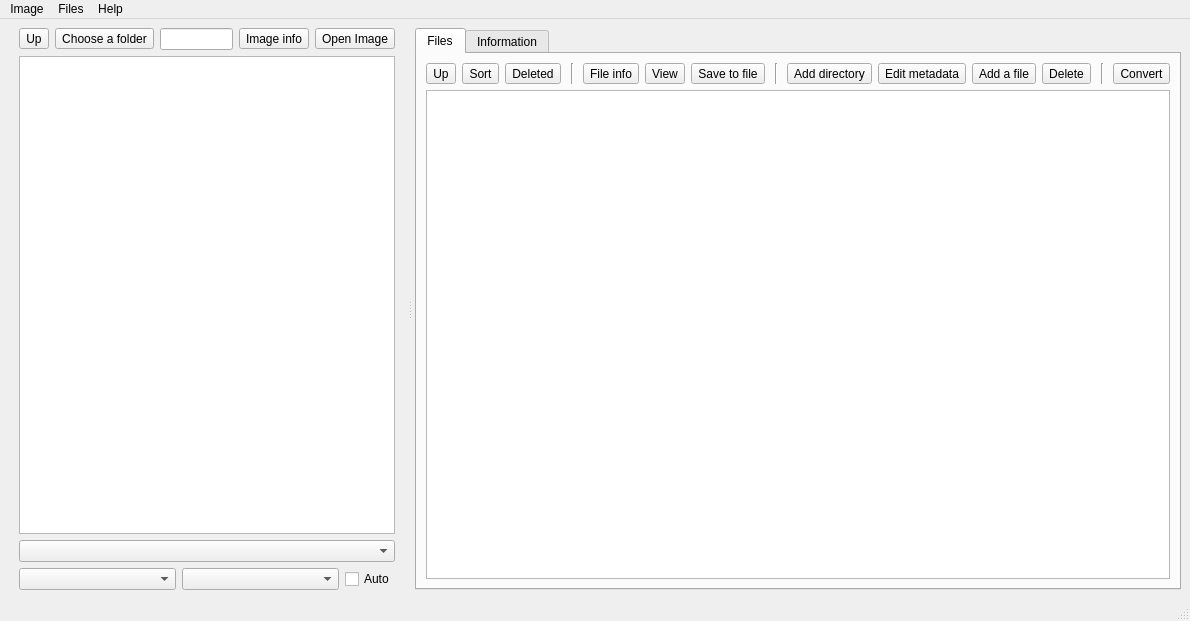
<?xml version="1.0" encoding="UTF-8"?>
<ui version="4.0">
 <class>MainWindow</class>
 <widget class="QMainWindow" name="MainWindow">
  <property name="geometry">
   <rect>
    <x>0</x>
    <y>0</y>
    <width>1190</width>
    <height>621</height>
   </rect>
  </property>
  <property name="windowTitle">
   <string notr="true">DISK Commander</string>
  </property>
  <property name="windowIcon">
   <iconset resource="resources.qrc">
    <normaloff>:/icons/icon</normaloff>:/icons/icon</iconset>
  </property>
  <widget class="QWidget" name="centralwidget">
   <layout class="QHBoxLayout" name="horizontalLayout" stretch="0">
    <item>
     <widget class="QSplitter" name="splitter">
      <property name="orientation">
       <enum>Qt::Orientation::Horizontal</enum>
      </property>
      <property name="handleWidth">
       <number>10</number>
      </property>
      <widget class="QWidget" name="verticalLayoutWidget">
       <layout class="QVBoxLayout" name="verticalLayout">
        <property name="sizeConstraint">
         <enum>QLayout::SizeConstraint::SetDefaultConstraint</enum>
        </property>
        <item>
         <layout class="QHBoxLayout" name="horizontalLayout_2">
          <property name="sizeConstraint">
           <enum>QLayout::SizeConstraint::SetDefaultConstraint</enum>
          </property>
          <property name="leftMargin">
           <number>10</number>
          </property>
          <property name="rightMargin">
           <number>10</number>
          </property>
          <item>
           <widget class="QToolButton" name="upBtn">
            <property name="toolTip">
             <string>Up</string>
            </property>
            <property name="text">
             <string>Up</string>
            </property>
            <property name="icon">
             <iconset resource="resources.qrc">
              <normaloff>:/icons/up</normaloff>:/icons/up</iconset>
            </property>
            <property name="iconSize">
             <size>
              <width>24</width>
              <height>24</height>
             </size>
            </property>
           </widget>
          </item>
          <item>
           <widget class="QToolButton" name="openDirectoryBtn">
            <property name="toolTip">
             <string>Choose directory</string>
            </property>
            <property name="text">
             <string>Choose a folder</string>
            </property>
            <property name="icon">
             <iconset resource="resources.qrc">
              <normaloff>:/icons/folder_open</normaloff>:/icons/folder_open</iconset>
            </property>
            <property name="iconSize">
             <size>
              <width>24</width>
              <height>24</height>
             </size>
            </property>
           </widget>
          </item>
          <item>
           <widget class="QLineEdit" name="directoryLine"/>
          </item>
          <item>
           <widget class="QToolButton" name="imageInfoBtn">
            <property name="toolTip">
             <string>Image info</string>
            </property>
            <property name="text">
             <string notr="true">Image info</string>
            </property>
            <property name="icon">
             <iconset resource="resources.qrc">
              <normaloff>:/icons/image_info</normaloff>:/icons/image_info</iconset>
            </property>
            <property name="iconSize">
             <size>
              <width>24</width>
              <height>24</height>
             </size>
            </property>
           </widget>
          </item>
          <item>
           <widget class="QToolButton" name="openBtn">
            <property name="toolTip">
             <string>Open Image</string>
            </property>
            <property name="text">
             <string>Open Image</string>
            </property>
            <property name="icon">
             <iconset resource="resources.qrc">
              <normaloff>:/icons/open</normaloff>:/icons/open</iconset>
            </property>
            <property name="iconSize">
             <size>
              <width>24</width>
              <height>24</height>
             </size>
            </property>
           </widget>
          </item>
         </layout>
        </item>
        <item>
         <layout class="QHBoxLayout" name="horizontalLayout_3">
          <property name="sizeConstraint">
           <enum>QLayout::SizeConstraint::SetDefaultConstraint</enum>
          </property>
          <property name="leftMargin">
           <number>10</number>
          </property>
          <property name="rightMargin">
           <number>10</number>
          </property>
          <item>
           <widget class="QTreeView" name="leftFiles">
            <property name="selectionBehavior">
             <enum>QAbstractItemView::SelectionBehavior::SelectItems</enum>
            </property>
           </widget>
          </item>
         </layout>
        </item>
        <item>
         <layout class="QHBoxLayout" name="horizontalLayout_7" stretch="1">
          <property name="leftMargin">
           <number>10</number>
          </property>
          <property name="rightMargin">
           <number>10</number>
          </property>
          <property name="bottomMargin">
           <number>0</number>
          </property>
          <item>
           <widget class="QComboBox" name="leftFilterCombo">
            <property name="toolTip">
             <string>Files to show</string>
            </property>
           </widget>
          </item>
         </layout>
        </item>
        <item>
         <layout class="QHBoxLayout" name="horizontalLayout_4" stretch="0,0,0">
          <property name="leftMargin">
           <number>10</number>
          </property>
          <property name="rightMargin">
           <number>10</number>
          </property>
          <item>
           <widget class="QComboBox" name="leftTypeCombo">
            <property name="sizePolicy">
             <sizepolicy hsizetype="Expanding" vsizetype="Fixed">
              <horstretch>0</horstretch>
              <verstretch>0</verstretch>
             </sizepolicy>
            </property>
            <property name="toolTip">
             <string>Disk type</string>
            </property>
           </widget>
          </item>
          <item>
           <widget class="QComboBox" name="filesystemCombo">
            <property name="sizePolicy">
             <sizepolicy hsizetype="Expanding" vsizetype="Fixed">
              <horstretch>0</horstretch>
              <verstretch>0</verstretch>
             </sizepolicy>
            </property>
            <property name="toolTip">
             <string>Filesystem type</string>
            </property>
           </widget>
          </item>
          <item>
           <widget class="QCheckBox" name="autoCheckBox">
            <property name="toolTip">
             <string>Detect Type &amp; Filesystem automatically</string>
            </property>
            <property name="text">
             <string>Auto</string>
            </property>
           </widget>
          </item>
         </layout>
        </item>
       </layout>
      </widget>
      <widget class="QWidget" name="verticalLayoutWidget_2">
       <layout class="QVBoxLayout" name="verticalLayout_2">
        <item>
         <layout class="QHBoxLayout" name="horizontalLayout_6">
          <item>
           <widget class="QTabWidget" name="tabWidget">
            <property name="tabPosition">
             <enum>QTabWidget::TabPosition::North</enum>
            </property>
            <property name="tabShape">
             <enum>QTabWidget::TabShape::Rounded</enum>
            </property>
            <property name="currentIndex">
             <number>0</number>
            </property>
            <widget class="QWidget" name="tabFiles">
             <attribute name="title">
              <string>Files</string>
             </attribute>
             <attribute name="toolTip">
              <string>List of files</string>
             </attribute>
             <layout class="QVBoxLayout" name="verticalLayout_4" stretch="0,0">
              <item>
               <layout class="QHBoxLayout" name="horizontalLayout_8">
                <item>
                 <widget class="QToolButton" name="imageUpBtn">
                  <property name="toolTip">
                   <string>Directory up</string>
                  </property>
                  <property name="text">
                   <string>Up</string>
                  </property>
                  <property name="icon">
                   <iconset resource="resources.qrc">
                    <normaloff>:/icons/up</normaloff>:/icons/up</iconset>
                  </property>
                  <property name="iconSize">
                   <size>
                    <width>24</width>
                    <height>24</height>
                   </size>
                  </property>
                 </widget>
                </item>
                <item>
                 <widget class="QToolButton" name="sortBtn">
                  <property name="toolTip">
                   <string>Sort by name</string>
                  </property>
                  <property name="text">
                   <string>Sort</string>
                  </property>
                  <property name="icon">
                   <iconset resource="resources.qrc">
                    <normaloff>:/icons/sort</normaloff>:/icons/sort</iconset>
                  </property>
                  <property name="iconSize">
                   <size>
                    <width>24</width>
                    <height>24</height>
                   </size>
                  </property>
                  <property name="checkable">
                   <bool>true</bool>
                  </property>
                 </widget>
                </item>
                <item>
                 <widget class="QToolButton" name="deletedBtn">
                  <property name="toolTip">
                   <string>Show deleted files</string>
                  </property>
                  <property name="text">
                   <string>Deleted</string>
                  </property>
                  <property name="icon">
                   <iconset resource="resources.qrc">
                    <normaloff>:/icons/deleted</normaloff>:/icons/deleted</iconset>
                  </property>
                  <property name="iconSize">
                   <size>
                    <width>24</width>
                    <height>24</height>
                   </size>
                  </property>
                  <property name="checkable">
                   <bool>true</bool>
                  </property>
                 </widget>
                </item>
                <item>
                 <widget class="Line" name="line">
                  <property name="minimumSize">
                   <size>
                    <width>10</width>
                    <height>0</height>
                   </size>
                  </property>
                  <property name="orientation">
                   <enum>Qt::Orientation::Vertical</enum>
                  </property>
                 </widget>
                </item>
                <item>
                 <widget class="QToolButton" name="infoButton">
                  <property name="toolTip">
                   <string>File info</string>
                  </property>
                  <property name="text">
                   <string>File info</string>
                  </property>
                  <property name="icon">
                   <iconset resource="resources.qrc">
                    <normaloff>:/icons/info</normaloff>:/icons/info</iconset>
                  </property>
                  <property name="iconSize">
                   <size>
                    <width>24</width>
                    <height>24</height>
                   </size>
                  </property>
                 </widget>
                </item>
                <item>
                 <widget class="QToolButton" name="viewButton">
                  <property name="toolTip">
                   <string>View file</string>
                  </property>
                  <property name="text">
                   <string>View</string>
                  </property>
                  <property name="icon">
                   <iconset resource="resources.qrc">
                    <normaloff>:/icons/view</normaloff>:/icons/view</iconset>
                  </property>
                  <property name="iconSize">
                   <size>
                    <width>24</width>
                    <height>24</height>
                   </size>
                  </property>
                 </widget>
                </item>
                <item>
                 <widget class="QToolButton" name="saveFileButton">
                  <property name="toolTip">
                   <string>Export file</string>
                  </property>
                  <property name="text">
                   <string>Save to file</string>
                  </property>
                  <property name="icon">
                   <iconset resource="resources.qrc">
                    <normaloff>:/icons/icon</normaloff>:/icons/icon</iconset>
                  </property>
                  <property name="iconSize">
                   <size>
                    <width>24</width>
                    <height>24</height>
                   </size>
                  </property>
                 </widget>
                </item>
                <item>
                 <widget class="Line" name="line_2">
                  <property name="minimumSize">
                   <size>
                    <width>10</width>
                    <height>0</height>
                   </size>
                  </property>
                  <property name="orientation">
                   <enum>Qt::Orientation::Vertical</enum>
                  </property>
                 </widget>
                </item>
                <item>
                 <widget class="QToolButton" name="addDirBtn">
                  <property name="toolTip">
                   <string>Add a directory</string>
                  </property>
                  <property name="text">
                   <string>Add directory</string>
                  </property>
                  <property name="icon">
                   <iconset resource="resources.qrc">
                    <normaloff>:/icons/new_dir</normaloff>:/icons/new_dir</iconset>
                  </property>
                  <property name="iconSize">
                   <size>
                    <width>24</width>
                    <height>24</height>
                   </size>
                  </property>
                 </widget>
                </item>
                <item>
                 <widget class="QToolButton" name="renameFileBtn">
                  <property name="toolTip">
                   <string>Rename &amp; Edit metadata</string>
                  </property>
                  <property name="text">
                   <string>Edit metadata</string>
                  </property>
                  <property name="icon">
                   <iconset resource="resources.qrc">
                    <normaloff>:/icons/rename</normaloff>:/icons/rename</iconset>
                  </property>
                  <property name="iconSize">
                   <size>
                    <width>24</width>
                    <height>24</height>
                   </size>
                  </property>
                 </widget>
                </item>
                <item>
                 <widget class="QToolButton" name="addFileBtn">
                  <property name="enabled">
                   <bool>true</bool>
                  </property>
                  <property name="toolTip">
                   <string>Add a file</string>
                  </property>
                  <property name="text">
                   <string notr="true">Add a file</string>
                  </property>
                  <property name="icon">
                   <iconset resource="resources.qrc">
                    <normaloff>:/icons/add_file</normaloff>:/icons/add_file</iconset>
                  </property>
                  <property name="iconSize">
                   <size>
                    <width>24</width>
                    <height>24</height>
                   </size>
                  </property>
                 </widget>
                </item>
                <item>
                 <widget class="QToolButton" name="deleteFileBtn">
                  <property name="toolTip">
                   <string>Delete file</string>
                  </property>
                  <property name="text">
                   <string>Delete</string>
                  </property>
                  <property name="icon">
                   <iconset resource="resources.qrc">
                    <normaloff>:/icons/delete</normaloff>:/icons/delete</iconset>
                  </property>
                  <property name="iconSize">
                   <size>
                    <width>24</width>
                    <height>24</height>
                   </size>
                  </property>
                 </widget>
                </item>
                <item>
                 <spacer name="horizontalSpacer_2">
                  <property name="orientation">
                   <enum>Qt::Orientation::Horizontal</enum>
                  </property>
                  <property name="sizeHint" stdset="0">
                   <size>
                    <width>0</width>
                    <height>20</height>
                   </size>
                  </property>
                 </spacer>
                </item>
                <item>
                 <widget class="Line" name="line_3">
                  <property name="minimumSize">
                   <size>
                    <width>10</width>
                    <height>0</height>
                   </size>
                  </property>
                  <property name="orientation">
                   <enum>Qt::Orientation::Vertical</enum>
                  </property>
                 </widget>
                </item>
                <item>
                 <widget class="QToolButton" name="convertButton">
                  <property name="minimumSize">
                   <size>
                    <width>0</width>
                    <height>0</height>
                   </size>
                  </property>
                  <property name="baseSize">
                   <size>
                    <width>0</width>
                    <height>0</height>
                   </size>
                  </property>
                  <property name="toolTip">
                   <string>Export disk</string>
                  </property>
                  <property name="text">
                   <string>Convert</string>
                  </property>
                  <property name="icon">
                   <iconset resource="resources.qrc">
                    <normaloff>:/icons/convert</normaloff>:/icons/convert</iconset>
                  </property>
                  <property name="iconSize">
                   <size>
                    <width>24</width>
                    <height>24</height>
                   </size>
                  </property>
                 </widget>
                </item>
               </layout>
              </item>
              <item>
               <widget class="QTableView" name="rightFiles">
                <property name="enabled">
                 <bool>true</bool>
                </property>
                <property name="editTriggers">
                 <set>QAbstractItemView::EditTrigger::NoEditTriggers</set>
                </property>
                <property name="selectionBehavior">
                 <enum>QAbstractItemView::SelectionBehavior::SelectRows</enum>
                </property>
               </widget>
              </item>
             </layout>
            </widget>
            <widget class="QWidget" name="tabInfo">
             <attribute name="title">
              <string>Information</string>
             </attribute>
             <attribute name="toolTip">
              <string>File System Information</string>
             </attribute>
             <layout class="QVBoxLayout" name="verticalLayout_3">
              <item>
               <widget class="QPlainTextEdit" name="informationText">
                <property name="lineWrapMode">
                 <enum>QPlainTextEdit::LineWrapMode::NoWrap</enum>
                </property>
                <property name="readOnly">
                 <bool>true</bool>
                </property>
               </widget>
              </item>
             </layout>
            </widget>
           </widget>
          </item>
         </layout>
        </item>
       </layout>
      </widget>
     </widget>
    </item>
   </layout>
  </widget>
  <widget class="QMenuBar" name="menubar">
   <property name="geometry">
    <rect>
     <x>0</x>
     <y>0</y>
     <width>1190</width>
     <height>21</height>
    </rect>
   </property>
   <widget class="QMenu" name="menuFile">
    <property name="title">
     <string>Image</string>
    </property>
    <addaction name="actionOpen_directory"/>
    <addaction name="actionImage_Info"/>
    <addaction name="actionOpen_Image"/>
    <addaction name="actionConvert"/>
   </widget>
   <widget class="QMenu" name="menuHelp">
    <property name="title">
     <string>Help</string>
    </property>
    <addaction name="actionLanguage"/>
    <addaction name="actionAbout"/>
   </widget>
   <widget class="QMenu" name="menuFiles">
    <property name="title">
     <string>Files</string>
    </property>
    <addaction name="actionFile_info"/>
    <addaction name="actionView"/>
    <addaction name="actionRename"/>
    <addaction name="actionSave_to_file"/>
    <addaction name="separator"/>
    <addaction name="actionAdd_directory"/>
    <addaction name="actionAdd_files"/>
    <addaction name="actionDelete"/>
   </widget>
   <addaction name="menuFile"/>
   <addaction name="menuFiles"/>
   <addaction name="menuHelp"/>
  </widget>
  <widget class="QStatusBar" name="statusbar"/>
  <action name="actionOpen_directory">
   <property name="icon">
    <iconset resource="resources.qrc">
     <normaloff>:/icons/folder_open</normaloff>:/icons/folder_open</iconset>
   </property>
   <property name="text">
    <string>Open directory</string>
   </property>
  </action>
  <action name="actionAbout">
   <property name="icon">
    <iconset resource="resources.qrc">
     <normaloff>:/icons/help</normaloff>:/icons/help</iconset>
   </property>
   <property name="text">
    <string>About...</string>
   </property>
  </action>
  <action name="actionConvert">
   <property name="icon">
    <iconset resource="resources.qrc">
     <normaloff>:/icons/convert</normaloff>:/icons/convert</iconset>
   </property>
   <property name="text">
    <string>Convert</string>
   </property>
  </action>
  <action name="actionLanguage">
   <property name="icon">
    <iconset resource="resources.qrc">
     <normaloff>:/icons/lang</normaloff>:/icons/lang</iconset>
   </property>
   <property name="text">
    <string>Language</string>
   </property>
  </action>
  <action name="actionParent_directory">
   <property name="icon">
    <iconset resource="resources.qrc">
     <normaloff>:/icons/up</normaloff>:/icons/up</iconset>
   </property>
   <property name="text">
    <string>Parent directory</string>
   </property>
   <property name="menuRole">
    <enum>QAction::MenuRole::NoRole</enum>
   </property>
  </action>
  <action name="actionFile_info">
   <property name="icon">
    <iconset resource="resources.qrc">
     <normaloff>:/icons/info</normaloff>:/icons/info</iconset>
   </property>
   <property name="text">
    <string>File info</string>
   </property>
  </action>
  <action name="actionSave_to_file">
   <property name="icon">
    <iconset resource="resources.qrc">
     <normaloff>:/icons/icon</normaloff>:/icons/icon</iconset>
   </property>
   <property name="text">
    <string>Save to file</string>
   </property>
  </action>
  <action name="actionImage_Info">
   <property name="icon">
    <iconset resource="resources.qrc">
     <normaloff>:/icons/image_info</normaloff>:/icons/image_info</iconset>
   </property>
   <property name="text">
    <string>Image Info</string>
   </property>
  </action>
  <action name="actionOpen_Image">
   <property name="icon">
    <iconset resource="resources.qrc">
     <normaloff>:/icons/open</normaloff>:/icons/open</iconset>
   </property>
   <property name="text">
    <string>Open Image</string>
   </property>
  </action>
  <action name="actionView">
   <property name="icon">
    <iconset resource="resources.qrc">
     <normaloff>:/icons/view</normaloff>:/icons/view</iconset>
   </property>
   <property name="text">
    <string>View</string>
   </property>
  </action>
  <action name="actionDelete">
   <property name="icon">
    <iconset resource="resources.qrc">
     <normaloff>:/icons/delete</normaloff>:/icons/delete</iconset>
   </property>
   <property name="text">
    <string>Delete</string>
   </property>
  </action>
  <action name="actionAdd_files">
   <property name="icon">
    <iconset resource="resources.qrc">
     <normaloff>:/icons/add_file</normaloff>:/icons/add_file</iconset>
   </property>
   <property name="text">
    <string>Add files</string>
   </property>
  </action>
  <action name="actionAdd_directory">
   <property name="icon">
    <iconset resource="resources.qrc">
     <normaloff>:/icons/new_dir</normaloff>:/icons/new_dir</iconset>
   </property>
   <property name="text">
    <string>Add directory</string>
   </property>
  </action>
  <action name="actionRename">
   <property name="icon">
    <iconset resource="resources.qrc">
     <normaloff>:/icons/rename</normaloff>:/icons/rename</iconset>
   </property>
   <property name="text">
    <string>Edit metadata</string>
   </property>
  </action>
 </widget>
 <resources>
  <include location="resources.qrc"/>
 </resources>
 <connections>
  <connection>
   <sender>infoButton</sender>
   <signal>clicked()</signal>
   <receiver>actionFile_info</receiver>
   <slot>trigger()</slot>
   <hints>
    <hint type="sourcelabel">
     <x>430</x>
     <y>56</y>
    </hint>
    <hint type="destinationlabel">
     <x>-1</x>
     <y>-1</y>
    </hint>
   </hints>
  </connection>
  <connection>
   <sender>saveFileButton</sender>
   <signal>clicked()</signal>
   <receiver>actionSave_to_file</receiver>
   <slot>trigger()</slot>
   <hints>
    <hint type="sourcelabel">
     <x>463</x>
     <y>52</y>
    </hint>
    <hint type="destinationlabel">
     <x>-1</x>
     <y>-1</y>
    </hint>
   </hints>
  </connection>
  <connection>
   <sender>convertButton</sender>
   <signal>clicked()</signal>
   <receiver>actionConvert</receiver>
   <slot>trigger()</slot>
   <hints>
    <hint type="sourcelabel">
     <x>768</x>
     <y>52</y>
    </hint>
    <hint type="destinationlabel">
     <x>-1</x>
     <y>-1</y>
    </hint>
   </hints>
  </connection>
  <connection>
   <sender>imageInfoBtn</sender>
   <signal>clicked()</signal>
   <receiver>actionImage_Info</receiver>
   <slot>trigger()</slot>
   <hints>
    <hint type="sourcelabel">
     <x>405</x>
     <y>52</y>
    </hint>
    <hint type="destinationlabel">
     <x>-1</x>
     <y>-1</y>
    </hint>
   </hints>
  </connection>
  <connection>
   <sender>openBtn</sender>
   <signal>clicked()</signal>
   <receiver>actionOpen_Image</receiver>
   <slot>trigger()</slot>
   <hints>
    <hint type="sourcelabel">
     <x>406</x>
     <y>52</y>
    </hint>
    <hint type="destinationlabel">
     <x>-1</x>
     <y>-1</y>
    </hint>
   </hints>
  </connection>
  <connection>
   <sender>leftFiles</sender>
   <signal>doubleClicked(QModelIndex)</signal>
   <receiver>actionOpen_Image</receiver>
   <slot>trigger()</slot>
   <hints>
    <hint type="sourcelabel">
     <x>223</x>
     <y>291</y>
    </hint>
    <hint type="destinationlabel">
     <x>-1</x>
     <y>-1</y>
    </hint>
   </hints>
  </connection>
  <connection>
   <sender>rightFiles</sender>
   <signal>doubleClicked(QModelIndex)</signal>
   <receiver>actionView</receiver>
   <slot>trigger()</slot>
   <hints>
    <hint type="sourcelabel">
     <x>672</x>
     <y>323</y>
    </hint>
    <hint type="destinationlabel">
     <x>-1</x>
     <y>-1</y>
    </hint>
   </hints>
  </connection>
  <connection>
   <sender>viewButton</sender>
   <signal>clicked()</signal>
   <receiver>actionView</receiver>
   <slot>trigger()</slot>
   <hints>
    <hint type="sourcelabel">
     <x>515</x>
     <y>52</y>
    </hint>
    <hint type="destinationlabel">
     <x>-1</x>
     <y>-1</y>
    </hint>
   </hints>
  </connection>
  <connection>
   <sender>openDirectoryBtn</sender>
   <signal>clicked()</signal>
   <receiver>actionOpen_directory</receiver>
   <slot>trigger()</slot>
   <hints>
    <hint type="sourcelabel">
     <x>85</x>
     <y>52</y>
    </hint>
    <hint type="destinationlabel">
     <x>-1</x>
     <y>-1</y>
    </hint>
   </hints>
  </connection>
  <connection>
   <sender>upBtn</sender>
   <signal>clicked()</signal>
   <receiver>actionParent_directory</receiver>
   <slot>trigger()</slot>
   <hints>
    <hint type="sourcelabel">
     <x>39</x>
     <y>52</y>
    </hint>
    <hint type="destinationlabel">
     <x>-1</x>
     <y>-1</y>
    </hint>
   </hints>
  </connection>
  <connection>
   <sender>deleteFileBtn</sender>
   <signal>clicked()</signal>
   <receiver>actionDelete</receiver>
   <slot>trigger()</slot>
   <hints>
    <hint type="sourcelabel">
     <x>706</x>
     <y>86</y>
    </hint>
    <hint type="destinationlabel">
     <x>-1</x>
     <y>-1</y>
    </hint>
   </hints>
  </connection>
  <connection>
   <sender>addFileBtn</sender>
   <signal>clicked()</signal>
   <receiver>actionAdd_files</receiver>
   <slot>trigger()</slot>
   <hints>
    <hint type="sourcelabel">
     <x>668</x>
     <y>86</y>
    </hint>
    <hint type="destinationlabel">
     <x>-1</x>
     <y>-1</y>
    </hint>
   </hints>
  </connection>
  <connection>
   <sender>addDirBtn</sender>
   <signal>clicked()</signal>
   <receiver>actionAdd_directory</receiver>
   <slot>trigger()</slot>
   <hints>
    <hint type="sourcelabel">
     <x>678</x>
     <y>86</y>
    </hint>
    <hint type="destinationlabel">
     <x>-1</x>
     <y>-1</y>
    </hint>
   </hints>
  </connection>
  <connection>
   <sender>renameFileBtn</sender>
   <signal>clicked()</signal>
   <receiver>actionRename</receiver>
   <slot>trigger()</slot>
   <hints>
    <hint type="sourcelabel">
     <x>635</x>
     <y>86</y>
    </hint>
    <hint type="destinationlabel">
     <x>-1</x>
     <y>-1</y>
    </hint>
   </hints>
  </connection>
 </connections>
</ui>
